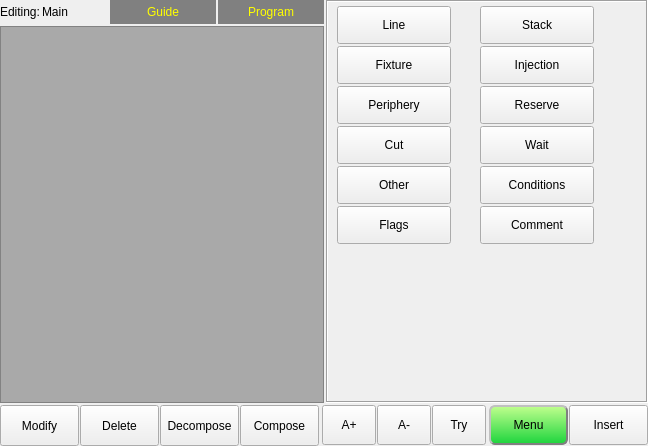
<?xml version="1.0" encoding="UTF-8"?>
<ui version="4.0">
 <class>ICHCInstructionPageFrame</class>
 <widget class="QFrame" name="ICHCInstructionPageFrame">
  <property name="geometry">
   <rect>
    <x>0</x>
    <y>0</y>
    <width>648</width>
    <height>446</height>
   </rect>
  </property>
  <property name="maximumSize">
   <size>
    <width>700</width>
    <height>16777215</height>
   </size>
  </property>
  <property name="windowTitle">
   <string>Frame</string>
  </property>
  <property name="styleSheet">
   <string notr="true">QMessageBox QAbstractButton
{
 min-width: 70px;
	min-height:27px;
}
</string>
  </property>
  <property name="frameShape">
   <enum>QFrame::NoFrame</enum>
  </property>
  <property name="frameShadow">
   <enum>QFrame::Plain</enum>
  </property>
  <layout class="QVBoxLayout" name="verticalLayout_2">
   <property name="spacing">
    <number>2</number>
   </property>
   <property name="leftMargin">
    <number>0</number>
   </property>
   <property name="topMargin">
    <number>0</number>
   </property>
   <property name="rightMargin">
    <number>0</number>
   </property>
   <property name="bottomMargin">
    <number>0</number>
   </property>
   <item>
    <layout class="QHBoxLayout" name="horizontalLayout_3">
     <item>
      <layout class="QVBoxLayout" name="verticalLayout">
       <property name="spacing">
        <number>2</number>
       </property>
       <item>
        <layout class="QHBoxLayout" name="horizontalLayout_2">
         <item>
          <widget class="QLabel" name="programLabel_2">
           <property name="text">
            <string>Editing:</string>
           </property>
          </widget>
         </item>
         <item>
          <widget class="QLabel" name="programLabel">
           <property name="text">
            <string>Main</string>
           </property>
          </widget>
         </item>
         <item>
          <spacer name="horizontalSpacer_2">
           <property name="orientation">
            <enum>Qt::Horizontal</enum>
           </property>
           <property name="sizeHint" stdset="0">
            <size>
             <width>40</width>
             <height>20</height>
            </size>
           </property>
          </spacer>
         </item>
         <item>
          <widget class="QPushButton" name="guideButton">
           <property name="sizePolicy">
            <sizepolicy hsizetype="Preferred" vsizetype="Preferred">
             <horstretch>0</horstretch>
             <verstretch>0</verstretch>
            </sizepolicy>
           </property>
           <property name="minimumSize">
            <size>
             <width>106</width>
             <height>24</height>
            </size>
           </property>
           <property name="maximumSize">
            <size>
             <width>91</width>
             <height>24</height>
            </size>
           </property>
           <property name="styleSheet">
            <string notr="true">background-color: gray;
color:rgb(255, 255, 0);
border-color: none;
border-style: outset;
border-width: 0px;
border-radius: 0px;</string>
           </property>
           <property name="text">
            <string>Guide</string>
           </property>
           <property name="iconSize">
            <size>
             <width>32</width>
             <height>32</height>
            </size>
           </property>
           <property name="flat">
            <bool>true</bool>
           </property>
          </widget>
         </item>
         <item>
          <widget class="QPushButton" name="programButton">
           <property name="sizePolicy">
            <sizepolicy hsizetype="Preferred" vsizetype="Preferred">
             <horstretch>0</horstretch>
             <verstretch>0</verstretch>
            </sizepolicy>
           </property>
           <property name="minimumSize">
            <size>
             <width>106</width>
             <height>24</height>
            </size>
           </property>
           <property name="maximumSize">
            <size>
             <width>91</width>
             <height>24</height>
            </size>
           </property>
           <property name="styleSheet">
            <string notr="true">background-color: gray;
color:rgb(255, 255, 0);
border-color: none;
border-style: outset;
border-width: 0px;
border-radius: 0px;</string>
           </property>
           <property name="text">
            <string>Program</string>
           </property>
           <property name="iconSize">
            <size>
             <width>32</width>
             <height>32</height>
            </size>
           </property>
           <property name="flat">
            <bool>true</bool>
           </property>
          </widget>
         </item>
        </layout>
       </item>
       <item>
        <widget class="ICListWidget" name="moldContentListWidget">
         <property name="minimumSize">
          <size>
           <width>62</width>
           <height>0</height>
          </size>
         </property>
         <property name="styleSheet">
          <string notr="true">QListView{
background-color: darkgray;
}
QListView::item{
padding:5px;
}</string>
         </property>
         <property name="horizontalScrollBarPolicy">
          <enum>Qt::ScrollBarAsNeeded</enum>
         </property>
         <property name="editTriggers">
          <set>QAbstractItemView::NoEditTriggers</set>
         </property>
         <property name="showDropIndicator" stdset="0">
          <bool>false</bool>
         </property>
         <property name="alternatingRowColors">
          <bool>true</bool>
         </property>
         <property name="selectionMode">
          <enum>QAbstractItemView::SingleSelection</enum>
         </property>
         <property name="selectionBehavior">
          <enum>QAbstractItemView::SelectRows</enum>
         </property>
         <property name="spacing">
          <number>1</number>
         </property>
         <property name="selectionRectVisible">
          <bool>false</bool>
         </property>
        </widget>
       </item>
      </layout>
     </item>
     <item>
      <widget class="QStackedWidget" name="settingStackedWidget">
       <property name="sizePolicy">
        <sizepolicy hsizetype="Preferred" vsizetype="Expanding">
         <horstretch>0</horstretch>
         <verstretch>0</verstretch>
        </sizepolicy>
       </property>
       <property name="minimumSize">
        <size>
         <width>320</width>
         <height>0</height>
        </size>
       </property>
       <property name="frameShape">
        <enum>QFrame::Box</enum>
       </property>
       <property name="frameShadow">
        <enum>QFrame::Sunken</enum>
       </property>
       <property name="midLineWidth">
        <number>0</number>
       </property>
       <widget class="QWidget" name="actionSelectPage">
        <layout class="QFormLayout" name="formLayout">
         <property name="fieldGrowthPolicy">
          <enum>QFormLayout::AllNonFixedFieldsGrow</enum>
         </property>
         <property name="horizontalSpacing">
          <number>29</number>
         </property>
         <property name="verticalSpacing">
          <number>2</number>
         </property>
         <property name="leftMargin">
          <number>9</number>
         </property>
         <property name="topMargin">
          <number>4</number>
         </property>
         <property name="rightMargin">
          <number>3</number>
         </property>
         <property name="bottomMargin">
          <number>4</number>
         </property>
         <item row="1" column="0">
          <widget class="QToolButton" name="lineButton">
           <property name="sizePolicy">
            <sizepolicy hsizetype="Preferred" vsizetype="Preferred">
             <horstretch>0</horstretch>
             <verstretch>0</verstretch>
            </sizepolicy>
           </property>
           <property name="minimumSize">
            <size>
             <width>114</width>
             <height>38</height>
            </size>
           </property>
           <property name="maximumSize">
            <size>
             <width>113</width>
             <height>38</height>
            </size>
           </property>
           <property name="text">
            <string>Line</string>
           </property>
           <property name="icon">
            <iconset resource="../resource.qrc">
             <normaloff>:/resource/Linear(32).png</normaloff>:/resource/Linear(32).png</iconset>
           </property>
           <property name="iconSize">
            <size>
             <width>32</width>
             <height>32</height>
            </size>
           </property>
           <property name="toolButtonStyle">
            <enum>Qt::ToolButtonTextBesideIcon</enum>
           </property>
          </widget>
         </item>
         <item row="2" column="0">
          <widget class="QToolButton" name="fixtureButton">
           <property name="sizePolicy">
            <sizepolicy hsizetype="Preferred" vsizetype="Preferred">
             <horstretch>0</horstretch>
             <verstretch>0</verstretch>
            </sizepolicy>
           </property>
           <property name="minimumSize">
            <size>
             <width>114</width>
             <height>38</height>
            </size>
           </property>
           <property name="maximumSize">
            <size>
             <width>113</width>
             <height>38</height>
            </size>
           </property>
           <property name="text">
            <string>Fixture</string>
           </property>
           <property name="icon">
            <iconset resource="../resource.qrc">
             <normaloff>:/resource/fixture(32).png</normaloff>:/resource/fixture(32).png</iconset>
           </property>
           <property name="iconSize">
            <size>
             <width>32</width>
             <height>32</height>
            </size>
           </property>
           <property name="toolButtonStyle">
            <enum>Qt::ToolButtonTextBesideIcon</enum>
           </property>
          </widget>
         </item>
         <item row="2" column="1">
          <widget class="QToolButton" name="injectionButton">
           <property name="sizePolicy">
            <sizepolicy hsizetype="Preferred" vsizetype="Preferred">
             <horstretch>0</horstretch>
             <verstretch>0</verstretch>
            </sizepolicy>
           </property>
           <property name="minimumSize">
            <size>
             <width>114</width>
             <height>38</height>
            </size>
           </property>
           <property name="maximumSize">
            <size>
             <width>113</width>
             <height>38</height>
            </size>
           </property>
           <property name="text">
            <string>Injection</string>
           </property>
           <property name="icon">
            <iconset resource="../resource.qrc">
             <normaloff>:/resource/forming-machine(32).png</normaloff>:/resource/forming-machine(32).png</iconset>
           </property>
           <property name="iconSize">
            <size>
             <width>32</width>
             <height>32</height>
            </size>
           </property>
           <property name="toolButtonStyle">
            <enum>Qt::ToolButtonTextBesideIcon</enum>
           </property>
          </widget>
         </item>
         <item row="4" column="1">
          <widget class="QToolButton" name="waitToolButton">
           <property name="sizePolicy">
            <sizepolicy hsizetype="Preferred" vsizetype="Preferred">
             <horstretch>0</horstretch>
             <verstretch>0</verstretch>
            </sizepolicy>
           </property>
           <property name="minimumSize">
            <size>
             <width>114</width>
             <height>38</height>
            </size>
           </property>
           <property name="maximumSize">
            <size>
             <width>113</width>
             <height>38</height>
            </size>
           </property>
           <property name="text">
            <string>Wait</string>
           </property>
           <property name="icon">
            <iconset resource="../resource.qrc">
             <normaloff>:/resource/wait(32).png</normaloff>:/resource/wait(32).png</iconset>
           </property>
           <property name="iconSize">
            <size>
             <width>32</width>
             <height>32</height>
            </size>
           </property>
           <property name="toolButtonStyle">
            <enum>Qt::ToolButtonTextBesideIcon</enum>
           </property>
          </widget>
         </item>
         <item row="3" column="1">
          <widget class="QToolButton" name="pneumaticButton">
           <property name="sizePolicy">
            <sizepolicy hsizetype="Preferred" vsizetype="Preferred">
             <horstretch>0</horstretch>
             <verstretch>0</verstretch>
            </sizepolicy>
           </property>
           <property name="minimumSize">
            <size>
             <width>114</width>
             <height>38</height>
            </size>
           </property>
           <property name="maximumSize">
            <size>
             <width>113</width>
             <height>38</height>
            </size>
           </property>
           <property name="text">
            <string>Reserve</string>
           </property>
           <property name="icon">
            <iconset resource="../resource.qrc">
             <normaloff>:/resource/CommonIO(32).png</normaloff>:/resource/CommonIO(32).png</iconset>
           </property>
           <property name="iconSize">
            <size>
             <width>32</width>
             <height>32</height>
            </size>
           </property>
           <property name="toolButtonStyle">
            <enum>Qt::ToolButtonTextBesideIcon</enum>
           </property>
          </widget>
         </item>
         <item row="3" column="0">
          <widget class="QToolButton" name="peripheryButton">
           <property name="sizePolicy">
            <sizepolicy hsizetype="Preferred" vsizetype="Preferred">
             <horstretch>0</horstretch>
             <verstretch>0</verstretch>
            </sizepolicy>
           </property>
           <property name="minimumSize">
            <size>
             <width>114</width>
             <height>38</height>
            </size>
           </property>
           <property name="maximumSize">
            <size>
             <width>113</width>
             <height>38</height>
            </size>
           </property>
           <property name="text">
            <string>Periphery</string>
           </property>
           <property name="icon">
            <iconset resource="../resource.qrc">
             <normaloff>:/resource/Conveyor_Belt(32).png</normaloff>:/resource/Conveyor_Belt(32).png</iconset>
           </property>
           <property name="iconSize">
            <size>
             <width>32</width>
             <height>32</height>
            </size>
           </property>
           <property name="toolButtonStyle">
            <enum>Qt::ToolButtonTextBesideIcon</enum>
           </property>
          </widget>
         </item>
         <item row="1" column="1">
          <widget class="QToolButton" name="stackButton">
           <property name="sizePolicy">
            <sizepolicy hsizetype="Preferred" vsizetype="Preferred">
             <horstretch>0</horstretch>
             <verstretch>0</verstretch>
            </sizepolicy>
           </property>
           <property name="minimumSize">
            <size>
             <width>114</width>
             <height>38</height>
            </size>
           </property>
           <property name="maximumSize">
            <size>
             <width>113</width>
             <height>38</height>
            </size>
           </property>
           <property name="text">
            <string>Stack</string>
           </property>
           <property name="icon">
            <iconset resource="../resource.qrc">
             <normaloff>:/resource/macro(32).png</normaloff>:/resource/macro(32).png</iconset>
           </property>
           <property name="iconSize">
            <size>
             <width>32</width>
             <height>32</height>
            </size>
           </property>
           <property name="toolButtonStyle">
            <enum>Qt::ToolButtonTextBesideIcon</enum>
           </property>
          </widget>
         </item>
         <item row="4" column="0">
          <widget class="QToolButton" name="cutButton">
           <property name="sizePolicy">
            <sizepolicy hsizetype="Preferred" vsizetype="Preferred">
             <horstretch>0</horstretch>
             <verstretch>0</verstretch>
            </sizepolicy>
           </property>
           <property name="minimumSize">
            <size>
             <width>114</width>
             <height>38</height>
            </size>
           </property>
           <property name="maximumSize">
            <size>
             <width>113</width>
             <height>38</height>
            </size>
           </property>
           <property name="text">
            <string>Cut</string>
           </property>
           <property name="icon">
            <iconset resource="../resource.qrc">
             <normaloff>:/resource/fixture_check(32).png</normaloff>:/resource/fixture_check(32).png</iconset>
           </property>
           <property name="iconSize">
            <size>
             <width>32</width>
             <height>32</height>
            </size>
           </property>
           <property name="toolButtonStyle">
            <enum>Qt::ToolButtonTextBesideIcon</enum>
           </property>
          </widget>
         </item>
         <item row="6" column="0">
          <widget class="QToolButton" name="flagsButton">
           <property name="sizePolicy">
            <sizepolicy hsizetype="Preferred" vsizetype="Preferred">
             <horstretch>0</horstretch>
             <verstretch>0</verstretch>
            </sizepolicy>
           </property>
           <property name="minimumSize">
            <size>
             <width>114</width>
             <height>38</height>
            </size>
           </property>
           <property name="maximumSize">
            <size>
             <width>113</width>
             <height>38</height>
            </size>
           </property>
           <property name="text">
            <string>Flags</string>
           </property>
           <property name="icon">
            <iconset resource="../resource.qrc">
             <normaloff>:/resource/macro(32).png</normaloff>:/resource/macro(32).png</iconset>
           </property>
           <property name="iconSize">
            <size>
             <width>32</width>
             <height>32</height>
            </size>
           </property>
           <property name="toolButtonStyle">
            <enum>Qt::ToolButtonTextBesideIcon</enum>
           </property>
          </widget>
         </item>
         <item row="5" column="0">
          <widget class="QToolButton" name="otherButton">
           <property name="sizePolicy">
            <sizepolicy hsizetype="Preferred" vsizetype="Preferred">
             <horstretch>0</horstretch>
             <verstretch>0</verstretch>
            </sizepolicy>
           </property>
           <property name="minimumSize">
            <size>
             <width>114</width>
             <height>38</height>
            </size>
           </property>
           <property name="maximumSize">
            <size>
             <width>113</width>
             <height>38</height>
            </size>
           </property>
           <property name="text">
            <string>Other</string>
           </property>
           <property name="icon">
            <iconset resource="../resource.qrc">
             <normaloff>:/resource/settings.png</normaloff>:/resource/settings.png</iconset>
           </property>
           <property name="iconSize">
            <size>
             <width>32</width>
             <height>32</height>
            </size>
           </property>
           <property name="toolButtonStyle">
            <enum>Qt::ToolButtonTextBesideIcon</enum>
           </property>
          </widget>
         </item>
         <item row="5" column="1">
          <widget class="QToolButton" name="conditionsToolButton">
           <property name="sizePolicy">
            <sizepolicy hsizetype="Preferred" vsizetype="Preferred">
             <horstretch>0</horstretch>
             <verstretch>0</verstretch>
            </sizepolicy>
           </property>
           <property name="minimumSize">
            <size>
             <width>114</width>
             <height>38</height>
            </size>
           </property>
           <property name="maximumSize">
            <size>
             <width>113</width>
             <height>38</height>
            </size>
           </property>
           <property name="text">
            <string>Conditions</string>
           </property>
           <property name="icon">
            <iconset resource="../resource.qrc">
             <normaloff>:/resource/jump(32).png</normaloff>:/resource/jump(32).png</iconset>
           </property>
           <property name="iconSize">
            <size>
             <width>32</width>
             <height>32</height>
            </size>
           </property>
           <property name="toolButtonStyle">
            <enum>Qt::ToolButtonTextBesideIcon</enum>
           </property>
          </widget>
         </item>
         <item row="6" column="1">
          <widget class="QToolButton" name="commentButton">
           <property name="sizePolicy">
            <sizepolicy hsizetype="Preferred" vsizetype="Preferred">
             <horstretch>0</horstretch>
             <verstretch>0</verstretch>
            </sizepolicy>
           </property>
           <property name="minimumSize">
            <size>
             <width>114</width>
             <height>38</height>
            </size>
           </property>
           <property name="maximumSize">
            <size>
             <width>113</width>
             <height>38</height>
            </size>
           </property>
           <property name="text">
            <string>Comment</string>
           </property>
           <property name="icon">
            <iconset resource="../resource.qrc">
             <normaloff>:/resource/modify.png</normaloff>:/resource/modify.png</iconset>
           </property>
           <property name="iconSize">
            <size>
             <width>32</width>
             <height>32</height>
            </size>
           </property>
           <property name="toolButtonStyle">
            <enum>Qt::ToolButtonTextBesideIcon</enum>
           </property>
          </widget>
         </item>
        </layout>
       </widget>
      </widget>
     </item>
    </layout>
   </item>
   <item>
    <layout class="QHBoxLayout" name="horizontalLayout">
     <property name="spacing">
      <number>1</number>
     </property>
     <item>
      <widget class="QToolButton" name="modifyToolButton">
       <property name="sizePolicy">
        <sizepolicy hsizetype="Preferred" vsizetype="Preferred">
         <horstretch>0</horstretch>
         <verstretch>0</verstretch>
        </sizepolicy>
       </property>
       <property name="minimumSize">
        <size>
         <width>79</width>
         <height>41</height>
        </size>
       </property>
       <property name="maximumSize">
        <size>
         <width>80</width>
         <height>41</height>
        </size>
       </property>
       <property name="text">
        <string>Modify</string>
       </property>
       <property name="icon">
        <iconset resource="../resource.qrc">
         <normaloff>:/resource/modify.png</normaloff>:/resource/modify.png</iconset>
       </property>
       <property name="iconSize">
        <size>
         <width>32</width>
         <height>32</height>
        </size>
       </property>
       <property name="toolButtonStyle">
        <enum>Qt::ToolButtonTextBesideIcon</enum>
       </property>
      </widget>
     </item>
     <item>
      <widget class="QToolButton" name="deleteToolButton">
       <property name="sizePolicy">
        <sizepolicy hsizetype="Preferred" vsizetype="Preferred">
         <horstretch>0</horstretch>
         <verstretch>0</verstretch>
        </sizepolicy>
       </property>
       <property name="minimumSize">
        <size>
         <width>79</width>
         <height>41</height>
        </size>
       </property>
       <property name="maximumSize">
        <size>
         <width>80</width>
         <height>41</height>
        </size>
       </property>
       <property name="text">
        <string>Delete</string>
       </property>
       <property name="icon">
        <iconset resource="../resource.qrc">
         <normaloff>:/resource/Delete-icon(32).png</normaloff>:/resource/Delete-icon(32).png</iconset>
       </property>
       <property name="iconSize">
        <size>
         <width>32</width>
         <height>32</height>
        </size>
       </property>
       <property name="toolButtonStyle">
        <enum>Qt::ToolButtonTextBesideIcon</enum>
       </property>
      </widget>
     </item>
     <item>
      <widget class="QToolButton" name="downButton">
       <property name="sizePolicy">
        <sizepolicy hsizetype="Preferred" vsizetype="Preferred">
         <horstretch>0</horstretch>
         <verstretch>0</verstretch>
        </sizepolicy>
       </property>
       <property name="minimumSize">
        <size>
         <width>79</width>
         <height>41</height>
        </size>
       </property>
       <property name="maximumSize">
        <size>
         <width>80</width>
         <height>41</height>
        </size>
       </property>
       <property name="text">
        <string>Decompose</string>
       </property>
       <property name="icon">
        <iconset resource="../resource.qrc">
         <normaloff>:/resource/mergeDown.png</normaloff>:/resource/mergeDown.png</iconset>
       </property>
       <property name="iconSize">
        <size>
         <width>32</width>
         <height>32</height>
        </size>
       </property>
       <property name="toolButtonStyle">
        <enum>Qt::ToolButtonTextBesideIcon</enum>
       </property>
       <property name="arrowType">
        <enum>Qt::NoArrow</enum>
       </property>
      </widget>
     </item>
     <item>
      <widget class="QToolButton" name="upButton">
       <property name="sizePolicy">
        <sizepolicy hsizetype="Preferred" vsizetype="Preferred">
         <horstretch>0</horstretch>
         <verstretch>0</verstretch>
        </sizepolicy>
       </property>
       <property name="minimumSize">
        <size>
         <width>79</width>
         <height>40</height>
        </size>
       </property>
       <property name="maximumSize">
        <size>
         <width>80</width>
         <height>41</height>
        </size>
       </property>
       <property name="text">
        <string>Compose</string>
       </property>
       <property name="icon">
        <iconset resource="../resource.qrc">
         <normaloff>:/resource/mergeUp.png</normaloff>:/resource/mergeUp.png</iconset>
       </property>
       <property name="iconSize">
        <size>
         <width>32</width>
         <height>32</height>
        </size>
       </property>
       <property name="toolButtonStyle">
        <enum>Qt::ToolButtonTextBesideIcon</enum>
       </property>
       <property name="arrowType">
        <enum>Qt::NoArrow</enum>
       </property>
      </widget>
     </item>
     <item>
      <spacer name="horizontalSpacer">
       <property name="orientation">
        <enum>Qt::Horizontal</enum>
       </property>
       <property name="sizeHint" stdset="0">
        <size>
         <width>40</width>
         <height>20</height>
        </size>
       </property>
      </spacer>
     </item>
     <item>
      <widget class="QToolButton" name="aPlusBtn">
       <property name="sizePolicy">
        <sizepolicy hsizetype="Preferred" vsizetype="Preferred">
         <horstretch>0</horstretch>
         <verstretch>0</verstretch>
        </sizepolicy>
       </property>
       <property name="minimumSize">
        <size>
         <width>54</width>
         <height>40</height>
        </size>
       </property>
       <property name="maximumSize">
        <size>
         <width>16777215</width>
         <height>40</height>
        </size>
       </property>
       <property name="text">
        <string>A+</string>
       </property>
       <property name="iconSize">
        <size>
         <width>32</width>
         <height>32</height>
        </size>
       </property>
       <property name="toolButtonStyle">
        <enum>Qt::ToolButtonTextBesideIcon</enum>
       </property>
       <property name="arrowType">
        <enum>Qt::NoArrow</enum>
       </property>
      </widget>
     </item>
     <item>
      <widget class="QToolButton" name="aMinusBtn">
       <property name="sizePolicy">
        <sizepolicy hsizetype="Preferred" vsizetype="Preferred">
         <horstretch>0</horstretch>
         <verstretch>0</verstretch>
        </sizepolicy>
       </property>
       <property name="minimumSize">
        <size>
         <width>54</width>
         <height>40</height>
        </size>
       </property>
       <property name="maximumSize">
        <size>
         <width>16777215</width>
         <height>40</height>
        </size>
       </property>
       <property name="text">
        <string>A-</string>
       </property>
       <property name="iconSize">
        <size>
         <width>32</width>
         <height>32</height>
        </size>
       </property>
       <property name="toolButtonStyle">
        <enum>Qt::ToolButtonTextBesideIcon</enum>
       </property>
       <property name="arrowType">
        <enum>Qt::NoArrow</enum>
       </property>
      </widget>
     </item>
     <item>
      <widget class="QToolButton" name="tryButton">
       <property name="sizePolicy">
        <sizepolicy hsizetype="Preferred" vsizetype="Preferred">
         <horstretch>0</horstretch>
         <verstretch>0</verstretch>
        </sizepolicy>
       </property>
       <property name="minimumSize">
        <size>
         <width>54</width>
         <height>40</height>
        </size>
       </property>
       <property name="maximumSize">
        <size>
         <width>16777215</width>
         <height>40</height>
        </size>
       </property>
       <property name="text">
        <string>Try</string>
       </property>
       <property name="iconSize">
        <size>
         <width>32</width>
         <height>32</height>
        </size>
       </property>
       <property name="autoRepeat">
        <bool>true</bool>
       </property>
       <property name="autoRepeatDelay">
        <number>50</number>
       </property>
       <property name="autoRepeatInterval">
        <number>50</number>
       </property>
       <property name="toolButtonStyle">
        <enum>Qt::ToolButtonTextBesideIcon</enum>
       </property>
       <property name="arrowType">
        <enum>Qt::NoArrow</enum>
       </property>
      </widget>
     </item>
     <item>
      <spacer name="horizontalSpacer_5">
       <property name="orientation">
        <enum>Qt::Horizontal</enum>
       </property>
       <property name="sizeHint" stdset="0">
        <size>
         <width>40</width>
         <height>20</height>
        </size>
       </property>
      </spacer>
     </item>
     <item>
      <widget class="QToolButton" name="commandButton">
       <property name="sizePolicy">
        <sizepolicy hsizetype="Preferred" vsizetype="Preferred">
         <horstretch>0</horstretch>
         <verstretch>0</verstretch>
        </sizepolicy>
       </property>
       <property name="minimumSize">
        <size>
         <width>79</width>
         <height>40</height>
        </size>
       </property>
       <property name="maximumSize">
        <size>
         <width>79</width>
         <height>40</height>
        </size>
       </property>
       <property name="styleSheet">
        <string notr="true">#commandButton{
     border-style: outset;
     border-width: 2px;
     border-radius: 6px;
     border-color: gray;
	background-color: qlineargradient(spread:pad, x1:1, y1:1, x2:1, y2:0, stop:0 rgba(29, 212, 61, 255), stop:1 rgba(193, 255, 142, 255));
}
#commandButton:pressed{
     border-style: inset;
	background-color: qlineargradient(spread:pad, x1:1, y1:0, x2:1, y2:1, stop:0 rgba(29, 212, 61, 255), stop:1 rgba(193, 255, 142, 255));
	color:black;
}</string>
       </property>
       <property name="text">
        <string>Menu</string>
       </property>
      </widget>
     </item>
     <item>
      <widget class="QToolButton" name="insertToolButton">
       <property name="sizePolicy">
        <sizepolicy hsizetype="Preferred" vsizetype="Preferred">
         <horstretch>0</horstretch>
         <verstretch>0</verstretch>
        </sizepolicy>
       </property>
       <property name="minimumSize">
        <size>
         <width>79</width>
         <height>40</height>
        </size>
       </property>
       <property name="maximumSize">
        <size>
         <width>79</width>
         <height>40</height>
        </size>
       </property>
       <property name="text">
        <string>Insert</string>
       </property>
       <property name="icon">
        <iconset resource="../resource.qrc">
         <normaloff>:/resource/insert(32).png</normaloff>:/resource/insert(32).png</iconset>
       </property>
       <property name="iconSize">
        <size>
         <width>32</width>
         <height>32</height>
        </size>
       </property>
       <property name="toolButtonStyle">
        <enum>Qt::ToolButtonTextBesideIcon</enum>
       </property>
      </widget>
     </item>
    </layout>
   </item>
  </layout>
 </widget>
 <customwidgets>
  <customwidget>
   <class>ICListWidget</class>
   <extends>QListWidget</extends>
   <header>iclistwidget.h</header>
  </customwidget>
 </customwidgets>
 <resources>
  <include location="../resource.qrc"/>
  <include location="../resource.qrc"/>
  <include location="../resource.qrc"/>
  <include location="../resource.qrc"/>
  <include location="../resource.qrc"/>
 </resources>
 <connections/>
</ui>
